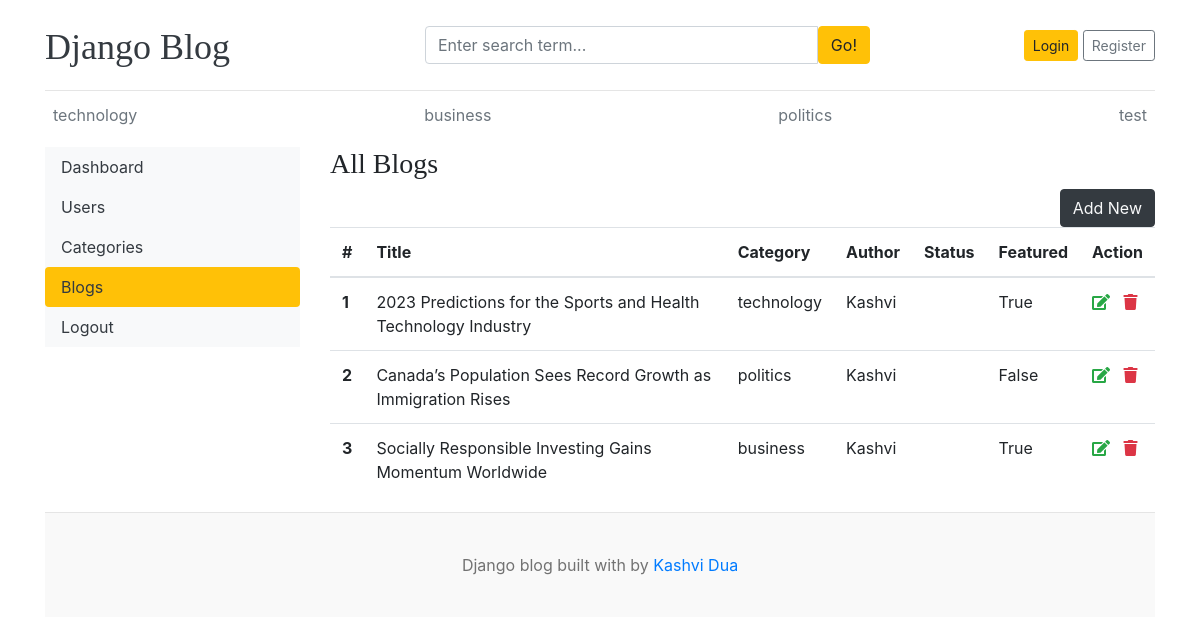
The app's page /dashboard/posts/, older data.
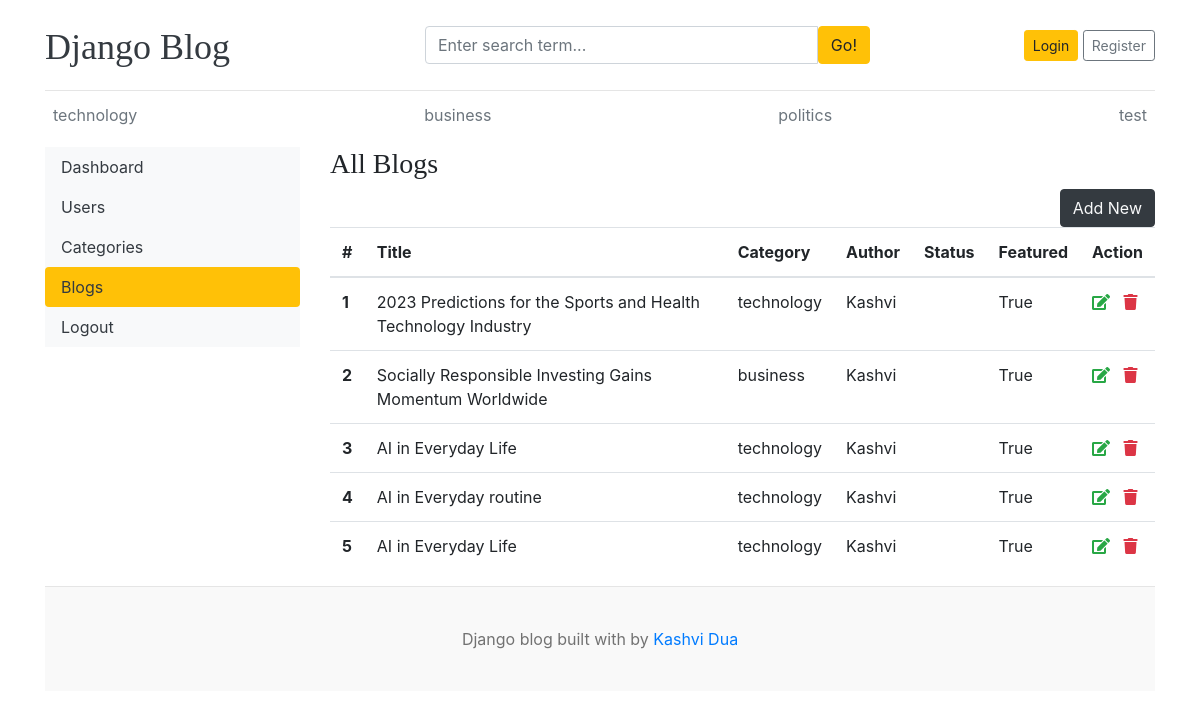
The same page, newer data.
### blogs/models.py (models this page shows, shortened)
class category(models.Model):
    category_name= models.CharField(max_length=50,unique=True)
    created_at= models.DateTimeField(auto_now_add=True)
    updated_at=models.DateTimeField(auto_now=True)
    def __str__(self):
        return self.category_name

class Blog(models.Model):
    title=models.CharField(max_length=100)
    slug=models.SlugField(max_length=150,unique=True)
    Category=models.ForeignKey(category,on_delete=models.CASCADE)
    author=models.ForeignKey(User,on_delete=models.CASCADE)
    featured_image = models.ImageField(
        upload_to='uploads/%Y/%m/%d',
        blank=True,
        null=True
    )
    short_description = models.TextField(max_length=500)
    blog_body = models.TextField(max_length=2000)
    status = models.IntegerField(
        choices=STATUS_CHOICES,
        default=0
    )
    is_featured = models.BooleanField(default=False)
    created_at = models.DateTimeField(auto_now_add=True)
    updated_at = models.DateTimeField(auto_now=True)

### dashboards/views.py (the view)
# urls.py: path('posts/',views.posts,name='posts'),
def posts(request):
    posts=Blog.objects.all()
    context={
        'posts':posts,
    }
    return render(request, 'dashboard/posts.html',context)

### blogs/context_preprocessor.py (called while the page is built)
def get_category(request):
    categories= category.objects.all()
    return dict(categories=categories)

### templates/dashboard/posts.html (shortened to what this page needs)
{% extends 'base.html' %}
{% block content %}
<div class="row">
    {% include 'dashboard/sidebar.html' %}
    <div class="col-md-9">
        <table class="table table-hover">
  <thead>
    <h3>All Blogs</h3>
    <a href="{% url 'addPost' %}" class="btn btn-dark text-light float-right">Add New</a>
    <tr>
       <th>#</th>
      <th>Title</th>
      <th>Category</th>
      <th>Author</th>
      <th>Status</th>
      <th>Featured</th>
      <th>Action</th>
    </tr>
  </thead>
  <tbody>
   {% for post in posts %}
    <tr>
      <th scope="row">{{ forloop.counter }}</th>
      <td>{{ post.title }}</td>
      <td>{{post.Category}}</td>
      <td>{{post.author}}</td>
      <td>{{post.Status}}</td>
      <td>{{post.is_featured}}</td>
      <td>
      <a href="{% url 'editpost' post.pk %}"><i class="fas fa-edit text-success"></i></a>
<a href="{% url 'delpost' post.pk %}"><i class="fas fa-trash text-danger"></i></a>
      </td>
    </tr>
    {% endfor %}
  </tbody>
</table>
    </div>
</div>
{% endblock %}

### templates/base.html (shortened to what this page needs)
{% load static %}
<!DOCTYPE html>
<html lang="en">
<head>
    <link href="https://getbootstrap.com/docs/4.0/dist/css/bootstrap.min.css" rel="stylesheet">
    <link href="{%static 'css/blog.css' %}" rel="stylesheet">
    <link
  rel="stylesheet"
  href="https://cdnjs.cloudflare.com/ajax/libs/font-awesome/5.15.4/css/all.min.css"
/>
  </head>
<body>
    <div class="container">
      <header class="blog-header py-3">
        <div class="row flex-nowrap justify-content-between align-items-center">
          <div class="col-4 pt-1">
            <a class="blog-header-logo text-dark" href="/">Django Blog</a>
          </div>
          <div class="col-5">
    <form action="{% url 'search' %}" method="get">
        <div class="input-group">
            <input
                class="form-control"
                type="text"
                name="keyword"
                value="{{ keyword }}"
                placeholder="Enter search term..."
                aria-label="Enter search term..."
            />
            <button class="btn btn-warning" type="submit" id="button-search">
                Go!
            </button>
        </div>
    </form>
</div>
          <div class="col-3 d-flex justify-content-end align-items-center">
            {% if not user.is_authenticated %}
            <a class="btn btn-sm btn-warning" href="{% url 'login' %}">Login</a> &nbsp;
            <a class="btn btn-sm btn-outline-secondary" href="register">Register</a>
            {% else %}
            <span><a href="{% url 'dashboard' %}">Dashboard</a></span>
            &emsp;
            <span><a href="{% url 'logout' %}">Logout</a></span>
            {% endif %}
          </div>
        </div>
      </header>
      <div class="nav-scroller py-1 mb-2">
        <nav class="nav d-flex justify-content-between">
          {% for cat in categories %}
          <a class="p-2 text-muted" href="{% url 'postsbycategory' cat.id %}">{{ cat.category_name}}</a>
          {% endfor %}
        </nav>
      </div>
{% block content %}
{% endblock %}
<footer class="blog-footer">
  <p>Django blog built with   by <a href="#">Kashvi Dua</a></p>
</footer>
</body>
</html>

Row changes from the older to the newer data that the page shows:
removed Blog: title "Canada’s Population Sees Record Growth as Immigration Rises", Category "politics", author "Kashvi", is_featured "False"
added Blog: title "AI in Everyday Life", Category "technology", author "Kashvi", is_featured "True"
added Blog: title "AI in Everyday routine", Category "technology", author "Kashvi", is_featured "True"
added Blog: title "AI in Everyday Life", Category "technology", author "Kashvi", is_featured "True"
